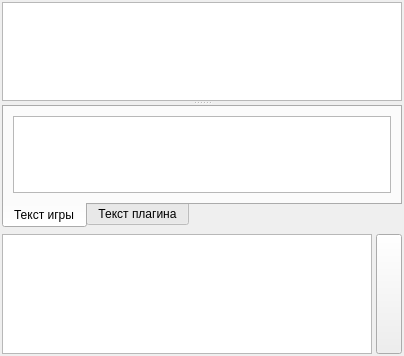
<?xml version="1.0" encoding="UTF-8"?>
<ui version="4.0">
 <class>MainWidget</class>
 <widget class="QWidget" name="MainWidget">
  <property name="geometry">
   <rect>
    <x>0</x>
    <y>0</y>
    <width>404</width>
    <height>356</height>
   </rect>
  </property>
  <property name="windowTitle">
   <string>Form</string>
  </property>
  <layout class="QVBoxLayout" name="verticalLayout">
   <property name="margin">
    <number>2</number>
   </property>
   <item>
    <widget class="QSplitter" name="mapSplitter">
     <property name="sizePolicy">
      <sizepolicy hsizetype="Expanding" vsizetype="Ignored">
       <horstretch>0</horstretch>
       <verstretch>100</verstretch>
      </sizepolicy>
     </property>
     <property name="orientation">
      <enum>Qt::Vertical</enum>
     </property>
     <widget class="QGraphicsView" name="gameMapView">
      <property name="focusPolicy">
       <enum>Qt::NoFocus</enum>
      </property>
      <property name="dragMode">
       <enum>QGraphicsView::ScrollHandDrag</enum>
      </property>
      <property name="transformationAnchor">
       <enum>QGraphicsView::NoAnchor</enum>
      </property>
      <property name="resizeAnchor">
       <enum>QGraphicsView::NoAnchor</enum>
      </property>
      <property name="viewportUpdateMode">
       <enum>QGraphicsView::FullViewportUpdate</enum>
      </property>
     </widget>
     <widget class="QTabWidget" name="text_tabWidget">
      <property name="tabPosition">
       <enum>QTabWidget::South</enum>
      </property>
      <property name="tabShape">
       <enum>QTabWidget::Rounded</enum>
      </property>
      <property name="currentIndex">
       <number>0</number>
      </property>
      <property name="elideMode">
       <enum>Qt::ElideNone</enum>
      </property>
      <property name="tabsClosable">
       <bool>false</bool>
      </property>
      <widget class="QWidget" name="tab">
       <attribute name="title">
        <string>Текст игры</string>
       </attribute>
       <layout class="QVBoxLayout" name="verticalLayout_31">
        <item>
         <widget class="TextView" name="serverTextView">
          <property name="cursor" stdset="0">
           <cursorShape>ArrowCursor</cursorShape>
          </property>
          <property name="focusPolicy">
           <enum>Qt::NoFocus</enum>
          </property>
          <property name="undoRedoEnabled">
           <bool>false</bool>
          </property>
          <property name="textInteractionFlags">
           <set>Qt::TextSelectableByMouse</set>
          </property>
         </widget>
        </item>
       </layout>
      </widget>
      <widget class="QWidget" name="tab_2">
       <attribute name="title">
        <string>Текст плагина</string>
       </attribute>
       <layout class="QVBoxLayout" name="verticalLayout_32">
        <item>
         <widget class="TextView" name="consoleTextView">
          <property name="cursor" stdset="0">
           <cursorShape>ArrowCursor</cursorShape>
          </property>
          <property name="focusPolicy">
           <enum>Qt::NoFocus</enum>
          </property>
          <property name="frameShape">
           <enum>QFrame::StyledPanel</enum>
          </property>
          <property name="undoRedoEnabled">
           <bool>false</bool>
          </property>
          <property name="textInteractionFlags">
           <set>Qt::TextSelectableByMouse</set>
          </property>
         </widget>
        </item>
       </layout>
      </widget>
     </widget>
    </widget>
   </item>
   <item>
    <widget class="QWidget" name="widget" native="true">
     <property name="maximumSize">
      <size>
       <width>16777215</width>
       <height>120</height>
      </size>
     </property>
     <layout class="QHBoxLayout" name="horizontalLayout_47">
      <property name="spacing">
       <number>4</number>
      </property>
      <property name="margin">
       <number>0</number>
      </property>
      <item>
       <widget class="CmdLineEdit" name="userCommandLine"/>
      </item>
      <item>
       <widget class="QPushButton" name="cmd_send">
        <property name="enabled">
         <bool>true</bool>
        </property>
        <property name="sizePolicy">
         <sizepolicy hsizetype="Preferred" vsizetype="Preferred">
          <horstretch>0</horstretch>
          <verstretch>0</verstretch>
         </sizepolicy>
        </property>
        <property name="minimumSize">
         <size>
          <width>26</width>
          <height>0</height>
         </size>
        </property>
        <property name="maximumSize">
         <size>
          <width>26</width>
          <height>16777215</height>
         </size>
        </property>
        <property name="focusPolicy">
         <enum>Qt::NoFocus</enum>
        </property>
        <property name="contextMenuPolicy">
         <enum>Qt::CustomContextMenu</enum>
        </property>
        <property name="toolTip">
         <string>Отправить</string>
        </property>
        <property name="text">
         <string/>
        </property>
        <property name="checked">
         <bool>false</bool>
        </property>
       </widget>
      </item>
     </layout>
    </widget>
   </item>
  </layout>
 </widget>
 <customwidgets>
  <customwidget>
   <class>CmdLineEdit</class>
   <extends>QTextEdit</extends>
   <header>cmdlineedit.h</header>
  </customwidget>
  <customwidget>
   <class>TextView</class>
   <extends>QTextEdit</extends>
   <header>subclasses/textview.h</header>
  </customwidget>
 </customwidgets>
 <resources/>
 <connections/>
</ui>
